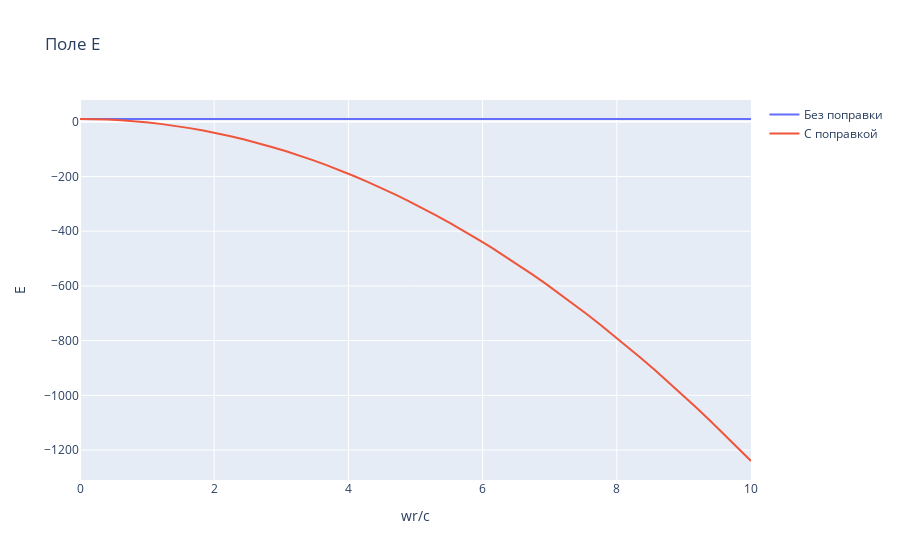

Here is the notebook cell this chart was saved with:
### Markdown cell above
### Замечание
_Все графики показанные здесь не имеют определённой размерности, они лишь показывают общую картину поведения полей и функций._

### Code cell
import plotly.graph_objects as go
import numpy as nm
import scipy.special as spec 
r = nm.linspace(0,10)
E = [10]*len(r)
E_pop = E*(1 - 1.25*r**2)
fig = go.Figure()
fig.add_trace(go.Scatter(x=r, y=E, name = 'Без поправки'))
fig.add_trace(go.Scatter(x=r, y=E_pop, name = 'С поправкой'))
fig.update_layout(title='Поле E',
                   xaxis_title='wr/c',
                   yaxis_title='E')
fig.show()

### Figure 1 — Plotly figure (JSON) as saved in the notebook; plotly's stock layout.template omitted (floating-point values rounded to 4 significant figures)
{"data": [{"name": "Без поправки", "type": "scatter", "x": [0, 0.2041, 0.4082, 0.6122, 0.8163, 1.02, 1.224, 1.429, 1.633, 1.837, 2.041, 2.245, 2.449, 2.653, 2.857, 3.061, 3.265, 3.469, 3.673, 3.878, 4.082, 4.286, 4.49, 4.694, 4.898, 5.102, 5.306, 5.51, 5.714, 5.918, 6.122, 6.327, 6.531, 6.735, 6.939, 7.143, 7.347, 7.551, 7.755, 7.959, 8.163, 8.367, 8.571, 8.776, 8.98, 9.184, 9.388, 9.592, 9.796, 10], "y": [10, 10, 10, 10, 10, 10, 10, 10, 10, 10, 10, 10, 10, 10, 10, 10, 10, 10, 10, 10, 10, 10, 10, 10, 10, 10, 10, 10, 10, 10, 10, 10, 10, 10, 10, 10, 10, 10, 10, 10, 10, 10, 10, 10, 10, 10, 10, 10, 10, 10]}, {"name": "С поправкой", "type": "scatter", "x": [0, 0.2041, 0.4082, 0.6122, 0.8163, 1.02, 1.224, 1.429, 1.633, 1.837, 2.041, 2.245, 2.449, 2.653, 2.857, 3.061, 3.265, 3.469, 3.673, 3.878, 4.082, 4.286, 4.49, 4.694, 4.898, 5.102, 5.306, 5.51, 5.714, 5.918, 6.122, 6.327, 6.531, 6.735, 6.939, 7.143, 7.347, 7.551, 7.755, 7.959, 8.163, 8.367, 8.571, 8.776, 8.98, 9.184, 9.388, 9.592, 9.796, 10], "y": [10, 9.479, 7.918, 5.314, 1.67, -3.015, -8.742, -15.51, -23.32, -32.17, -42.06, -52.99, -64.97, -77.98, -92.04, -107.1, -123.3, -140.5, -158.7, -177.9, -198.2, -219.6, -242.0, -265.4, -289.9, -315.4, -341.9, -369.5, -398.2, -427.8, -458.6, -490.3, -523.1, -557.0, -591.8, -627.8, -664.7, -702.7, -741.8, -781.9, -823.0, -865.2, -908.4, -952.6, -997.9, -1044.0, -1092.0, -1140.0, -1190.0, -1240]}], "layout": {"title": {"text": "Поле E"}, "xaxis": {"title": {"text": "wr/c"}}, "yaxis": {"title": {"text": "E"}}}}
